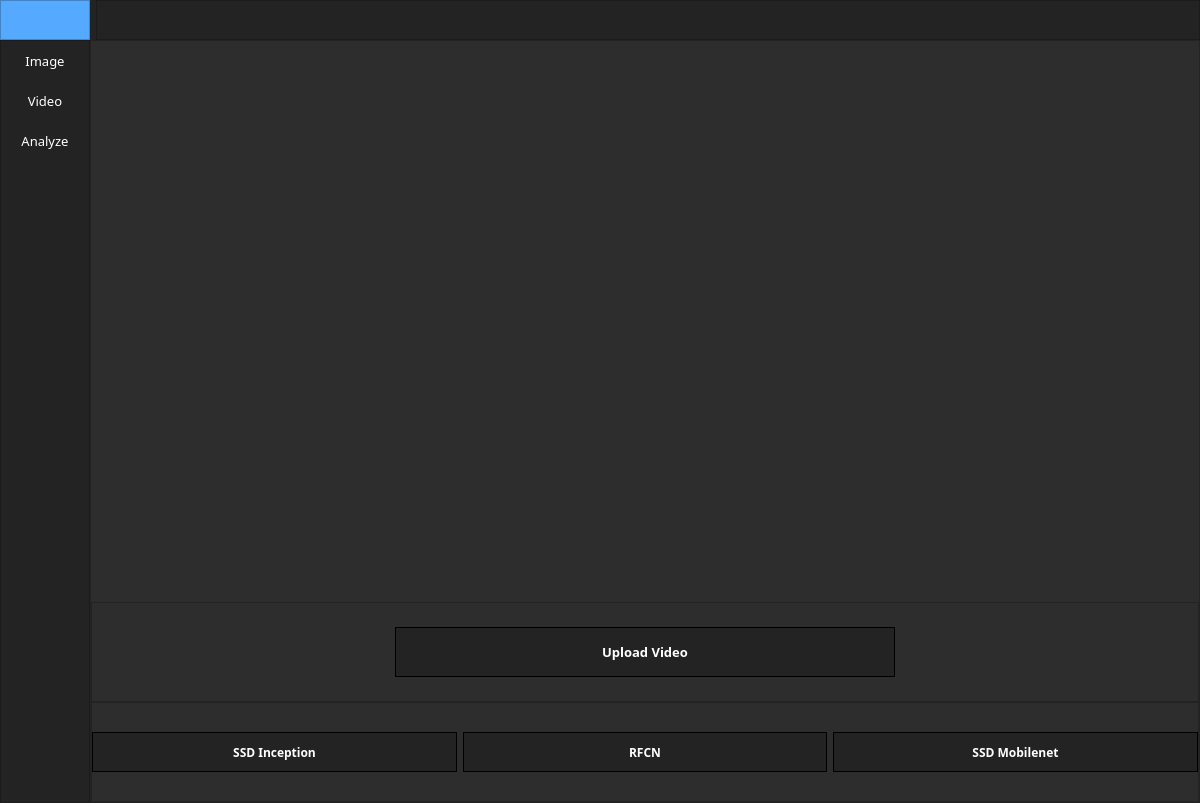
<?xml version="1.0" encoding="UTF-8"?>
<ui version="4.0">
 <class>MainWindow</class>
 <widget class="QMainWindow" name="MainWindow">
  <property name="geometry">
   <rect>
    <x>0</x>
    <y>0</y>
    <width>1200</width>
    <height>803</height>
   </rect>
  </property>
  <property name="minimumSize">
   <size>
    <width>1200</width>
    <height>800</height>
   </size>
  </property>
  <property name="windowTitle">
   <string>MainWindow</string>
  </property>
  <property name="styleSheet">
   <string notr="true">background-color: rgb(45, 45, 45);</string>
  </property>
  <widget class="QWidget" name="centralwidget">
   <layout class="QVBoxLayout" name="verticalLayout">
    <property name="spacing">
     <number>0</number>
    </property>
    <property name="leftMargin">
     <number>0</number>
    </property>
    <property name="topMargin">
     <number>0</number>
    </property>
    <property name="rightMargin">
     <number>0</number>
    </property>
    <property name="bottomMargin">
     <number>0</number>
    </property>
    <item>
     <widget class="QFrame" name="Top_Bar">
      <property name="maximumSize">
       <size>
        <width>16777215</width>
        <height>40</height>
       </size>
      </property>
      <property name="styleSheet">
       <string notr="true">background-color: rgb(35, 35, 35);</string>
      </property>
      <property name="frameShape">
       <enum>QFrame::NoFrame</enum>
      </property>
      <property name="frameShadow">
       <enum>QFrame::Raised</enum>
      </property>
      <layout class="QHBoxLayout" name="horizontalLayout">
       <property name="leftMargin">
        <number>0</number>
       </property>
       <property name="topMargin">
        <number>0</number>
       </property>
       <property name="rightMargin">
        <number>0</number>
       </property>
       <property name="bottomMargin">
        <number>0</number>
       </property>
       <item>
        <widget class="QFrame" name="frame_toggle">
         <property name="maximumSize">
          <size>
           <width>90</width>
           <height>40</height>
          </size>
         </property>
         <property name="styleSheet">
          <string notr="true">background-color: rgb(85, 170, 255);</string>
         </property>
         <property name="frameShape">
          <enum>QFrame::StyledPanel</enum>
         </property>
         <property name="frameShadow">
          <enum>QFrame::Raised</enum>
         </property>
         <layout class="QVBoxLayout" name="verticalLayout_2">
          <property name="spacing">
           <number>0</number>
          </property>
          <property name="leftMargin">
           <number>0</number>
          </property>
          <property name="topMargin">
           <number>0</number>
          </property>
          <property name="rightMargin">
           <number>0</number>
          </property>
          <property name="bottomMargin">
           <number>0</number>
          </property>
          <item>
           <widget class="QPushButton" name="Btn_Toggle">
            <property name="sizePolicy">
             <sizepolicy hsizetype="Expanding" vsizetype="Expanding">
              <horstretch>0</horstretch>
              <verstretch>0</verstretch>
             </sizepolicy>
            </property>
            <property name="font">
             <font>
              <family>Montserrat Light</family>
              <pointsize>10</pointsize>
              <weight>75</weight>
              <bold>true</bold>
             </font>
            </property>
            <property name="styleSheet">
             <string notr="true">color: rgb(255, 255, 255); border: 0px solid;</string>
            </property>
            <property name="text">
             <string/>
            </property>
            <property name="icon">
             <iconset>
              <normaloff>images/menu.png</normaloff>images/menu.png</iconset>
            </property>
            <property name="iconSize">
             <size>
              <width>20</width>
              <height>20</height>
             </size>
            </property>
           </widget>
          </item>
         </layout>
        </widget>
       </item>
       <item>
        <widget class="QFrame" name="frame_top">
         <property name="frameShape">
          <enum>QFrame::StyledPanel</enum>
         </property>
         <property name="frameShadow">
          <enum>QFrame::Raised</enum>
         </property>
        </widget>
       </item>
      </layout>
     </widget>
    </item>
    <item>
     <widget class="QFrame" name="Content">
      <property name="maximumSize">
       <size>
        <width>16777215</width>
        <height>16777215</height>
       </size>
      </property>
      <property name="styleSheet">
       <string notr="true"/>
      </property>
      <property name="frameShape">
       <enum>QFrame::NoFrame</enum>
      </property>
      <property name="frameShadow">
       <enum>QFrame::Raised</enum>
      </property>
      <layout class="QHBoxLayout" name="horizontalLayout_2">
       <property name="spacing">
        <number>0</number>
       </property>
       <property name="leftMargin">
        <number>0</number>
       </property>
       <property name="topMargin">
        <number>0</number>
       </property>
       <property name="rightMargin">
        <number>0</number>
       </property>
       <property name="bottomMargin">
        <number>0</number>
       </property>
       <item>
        <widget class="QFrame" name="frame_left_menu">
         <property name="minimumSize">
          <size>
           <width>90</width>
           <height>0</height>
          </size>
         </property>
         <property name="maximumSize">
          <size>
           <width>90</width>
           <height>16777215</height>
          </size>
         </property>
         <property name="styleSheet">
          <string notr="true">background-color: rgb(35, 35, 35);</string>
         </property>
         <property name="frameShape">
          <enum>QFrame::StyledPanel</enum>
         </property>
         <property name="frameShadow">
          <enum>QFrame::Raised</enum>
         </property>
         <layout class="QVBoxLayout" name="verticalLayout_3">
          <property name="spacing">
           <number>0</number>
          </property>
          <property name="leftMargin">
           <number>0</number>
          </property>
          <property name="topMargin">
           <number>0</number>
          </property>
          <property name="rightMargin">
           <number>0</number>
          </property>
          <property name="bottomMargin">
           <number>0</number>
          </property>
          <item alignment="Qt::AlignTop">
           <widget class="QFrame" name="frame_top_menus">
            <property name="frameShape">
             <enum>QFrame::NoFrame</enum>
            </property>
            <property name="frameShadow">
             <enum>QFrame::Raised</enum>
            </property>
            <layout class="QVBoxLayout" name="verticalLayout_4">
             <property name="spacing">
              <number>0</number>
             </property>
             <property name="leftMargin">
              <number>0</number>
             </property>
             <property name="topMargin">
              <number>0</number>
             </property>
             <property name="rightMargin">
              <number>0</number>
             </property>
             <property name="bottomMargin">
              <number>0</number>
             </property>
             <item>
              <widget class="QPushButton" name="Btn_Menu_1">
               <property name="minimumSize">
                <size>
                 <width>0</width>
                 <height>40</height>
                </size>
               </property>
               <property name="font">
                <font>
                 <family>Montserrat</family>
                 <pointsize>10</pointsize>
                </font>
               </property>
               <property name="styleSheet">
                <string notr="true">QPushButton {
	color: rgb(255, 255, 255);
	background-color: rgb(35, 35, 35);
	border: 0px solid;
}

QPushButton:hover {
	background-color: rgb(85, 170, 255);
}</string>
               </property>
               <property name="text">
                <string>Image</string>
               </property>
              </widget>
             </item>
             <item>
              <widget class="QPushButton" name="Btn_Menu_2">
               <property name="minimumSize">
                <size>
                 <width>0</width>
                 <height>40</height>
                </size>
               </property>
               <property name="font">
                <font>
                 <family>Montserrat</family>
                 <pointsize>10</pointsize>
                </font>
               </property>
               <property name="styleSheet">
                <string notr="true">QPushButton {
	color: rgb(255, 255, 255);
	background-color: rgb(35, 35, 35);
	border: 0px solid;
}

QPushButton:hover {
	background-color: rgb(85, 170, 255);
}</string>
               </property>
               <property name="text">
                <string>Video</string>
               </property>
              </widget>
             </item>
             <item>
              <widget class="QPushButton" name="Btn_Menu_3">
               <property name="minimumSize">
                <size>
                 <width>0</width>
                 <height>40</height>
                </size>
               </property>
               <property name="font">
                <font>
                 <family>Montserrat</family>
                 <pointsize>10</pointsize>
                </font>
               </property>
               <property name="styleSheet">
                <string notr="true">QPushButton {
	color: rgb(255, 255, 255);
	background-color: rgb(35, 35, 35);
	border: 0px solid;
}

QPushButton:hover {
	background-color: rgb(85, 170, 255);
}</string>
               </property>
               <property name="text">
                <string>Analyze</string>
               </property>
              </widget>
             </item>
            </layout>
           </widget>
          </item>
         </layout>
        </widget>
       </item>
       <item>
        <widget class="QFrame" name="frame_pages">
         <property name="frameShape">
          <enum>QFrame::StyledPanel</enum>
         </property>
         <property name="frameShadow">
          <enum>QFrame::Raised</enum>
         </property>
         <layout class="QVBoxLayout" name="verticalLayout_5">
          <property name="spacing">
           <number>0</number>
          </property>
          <property name="leftMargin">
           <number>0</number>
          </property>
          <property name="topMargin">
           <number>0</number>
          </property>
          <property name="rightMargin">
           <number>0</number>
          </property>
          <property name="bottomMargin">
           <number>0</number>
          </property>
          <item>
           <widget class="QStackedWidget" name="Pages_Widget">
            <property name="font">
             <font>
              <pointsize>30</pointsize>
             </font>
            </property>
            <property name="currentIndex">
             <number>2</number>
            </property>
            <widget class="QWidget" name="page">
             <layout class="QVBoxLayout" name="verticalLayout_6">
              <property name="spacing">
               <number>0</number>
              </property>
              <property name="leftMargin">
               <number>0</number>
              </property>
              <property name="topMargin">
               <number>0</number>
              </property>
              <property name="rightMargin">
               <number>0</number>
              </property>
              <property name="bottomMargin">
               <number>0</number>
              </property>
              <item>
               <widget class="QFrame" name="frame_images">
                <property name="minimumSize">
                 <size>
                  <width>0</width>
                  <height>0</height>
                 </size>
                </property>
                <property name="maximumSize">
                 <size>
                  <width>16777215</width>
                  <height>500</height>
                 </size>
                </property>
                <property name="frameShape">
                 <enum>QFrame::NoFrame</enum>
                </property>
                <property name="frameShadow">
                 <enum>QFrame::Raised</enum>
                </property>
                <layout class="QHBoxLayout" name="horizontalLayout_6">
                 <property name="spacing">
                  <number>0</number>
                 </property>
                 <property name="leftMargin">
                  <number>0</number>
                 </property>
                 <property name="topMargin">
                  <number>0</number>
                 </property>
                 <property name="rightMargin">
                  <number>0</number>
                 </property>
                 <property name="bottomMargin">
                  <number>0</number>
                 </property>
                 <item>
                  <widget class="QLabel" name="result_image">
                   <property name="text">
                    <string/>
                   </property>
                  </widget>
                 </item>
                 <item>
                  <widget class="QLabel" name="default_image">
                   <property name="text">
                    <string/>
                   </property>
                  </widget>
                 </item>
                </layout>
               </widget>
              </item>
              <item>
               <widget class="QFrame" name="extension_image_result_section">
                <property name="maximumSize">
                 <size>
                  <width>16777215</width>
                  <height>500</height>
                 </size>
                </property>
                <property name="frameShape">
                 <enum>QFrame::NoFrame</enum>
                </property>
                <property name="frameShadow">
                 <enum>QFrame::Raised</enum>
                </property>
                <layout class="QHBoxLayout" name="horizontalLayout_8">
                 <item>
                  <widget class="QLabel" name="centroid_image_result">
                   <property name="text">
                    <string/>
                   </property>
                  </widget>
                 </item>
                </layout>
               </widget>
              </item>
              <item>
               <widget class="QFrame" name="button_section">
                <property name="maximumSize">
                 <size>
                  <width>16777215</width>
                  <height>200</height>
                 </size>
                </property>
                <property name="frameShape">
                 <enum>QFrame::NoFrame</enum>
                </property>
                <property name="frameShadow">
                 <enum>QFrame::Raised</enum>
                </property>
                <layout class="QVBoxLayout" name="verticalLayout_8">
                 <property name="spacing">
                  <number>0</number>
                 </property>
                 <property name="leftMargin">
                  <number>0</number>
                 </property>
                 <property name="topMargin">
                  <number>0</number>
                 </property>
                 <property name="rightMargin">
                  <number>0</number>
                 </property>
                 <property name="bottomMargin">
                  <number>0</number>
                 </property>
                 <item>
                  <widget class="QFrame" name="upload_image_section">
                   <property name="frameShape">
                    <enum>QFrame::StyledPanel</enum>
                   </property>
                   <property name="frameShadow">
                    <enum>QFrame::Raised</enum>
                   </property>
                   <layout class="QHBoxLayout" name="horizontalLayout_7">
                    <property name="spacing">
                     <number>9</number>
                    </property>
                    <property name="leftMargin">
                     <number>0</number>
                    </property>
                    <property name="topMargin">
                     <number>0</number>
                    </property>
                    <property name="rightMargin">
                     <number>0</number>
                    </property>
                    <property name="bottomMargin">
                     <number>0</number>
                    </property>
                    <item>
                     <widget class="QPushButton" name="upload_image_button">
                      <property name="maximumSize">
                       <size>
                        <width>500</width>
                        <height>50</height>
                       </size>
                      </property>
                      <property name="font">
                       <font>
                        <family>Montserrat</family>
                        <pointsize>15</pointsize>
                        <weight>75</weight>
                        <bold>true</bold>
                       </font>
                      </property>
                      <property name="styleSheet">
                       <string notr="true">QPushButton {
	color: rgb(255, 255, 255);
	background-color: rgb(35, 35, 35);
	border: 1px solid;
}

QPushButton:hover {
	background-color: rgb(85, 170, 255);
}
</string>
                      </property>
                      <property name="text">
                       <string>Upload Image</string>
                      </property>
                     </widget>
                    </item>
                    <item>
                     <widget class="QPushButton" name="pushButton_2">
                      <property name="maximumSize">
                       <size>
                        <width>500</width>
                        <height>50</height>
                       </size>
                      </property>
                      <property name="font">
                       <font>
                        <family>Montserrat</family>
                        <pointsize>15</pointsize>
                        <weight>75</weight>
                        <bold>true</bold>
                       </font>
                      </property>
                      <property name="styleSheet">
                       <string notr="true">QPushButton {
	color: rgb(255, 255, 255);
	background-color: rgb(35, 35, 35);
	border: 1px solid;
}

QPushButton:hover {
	background-color: rgb(85, 170, 255);
}
</string>
                      </property>
                      <property name="text">
                       <string>Analyze</string>
                      </property>
                     </widget>
                    </item>
                   </layout>
                  </widget>
                 </item>
                 <item>
                  <widget class="QFrame" name="model_button_section">
                   <property name="frameShape">
                    <enum>QFrame::NoFrame</enum>
                   </property>
                   <property name="frameShadow">
                    <enum>QFrame::Raised</enum>
                   </property>
                   <layout class="QHBoxLayout" name="horizontalLayout_3">
                    <property name="leftMargin">
                     <number>0</number>
                    </property>
                    <property name="topMargin">
                     <number>0</number>
                    </property>
                    <property name="rightMargin">
                     <number>0</number>
                    </property>
                    <property name="bottomMargin">
                     <number>0</number>
                    </property>
                    <item>
                     <widget class="QPushButton" name="model_2">
                      <property name="maximumSize">
                       <size>
                        <width>400</width>
                        <height>40</height>
                       </size>
                      </property>
                      <property name="font">
                       <font>
                        <family>Montserrat</family>
                        <weight>75</weight>
                        <bold>true</bold>
                       </font>
                      </property>
                      <property name="styleSheet">
                       <string notr="true">QPushButton {
	color: rgb(255, 255, 255);
	background-color: rgb(35, 35, 35);
	border: 1px solid;
}

QPushButton:hover {
	background-color: rgb(85, 170, 255);
}
</string>
                      </property>
                      <property name="text">
                       <string>SSD Inception</string>
                      </property>
                     </widget>
                    </item>
                    <item>
                     <widget class="QPushButton" name="model_1">
                      <property name="maximumSize">
                       <size>
                        <width>400</width>
                        <height>40</height>
                       </size>
                      </property>
                      <property name="font">
                       <font>
                        <weight>75</weight>
                        <bold>true</bold>
                       </font>
                      </property>
                      <property name="styleSheet">
                       <string notr="true">QPushButton {
	color: rgb(255, 255, 255);
	background-color: rgb(35, 35, 35);
	border: 1px solid;
}

QPushButton:hover {
	background-color: rgb(85, 170, 255);
}
</string>
                      </property>
                      <property name="text">
                       <string>RFCN</string>
                      </property>
                     </widget>
                    </item>
                    <item>
                     <widget class="QPushButton" name="model_3">
                      <property name="maximumSize">
                       <size>
                        <width>400</width>
                        <height>40</height>
                       </size>
                      </property>
                      <property name="font">
                       <font>
                        <weight>75</weight>
                        <bold>true</bold>
                       </font>
                      </property>
                      <property name="styleSheet">
                       <string notr="true">QPushButton {
	color: rgb(255, 255, 255);
	background-color: rgb(35, 35, 35);
	border: 1px solid;
}

QPushButton:hover {
	background-color: rgb(85, 170, 255);
}
</string>
                      </property>
                      <property name="text">
                       <string>SSD Mobilenet</string>
                      </property>
                     </widget>
                    </item>
                   </layout>
                  </widget>
                 </item>
                </layout>
               </widget>
              </item>
             </layout>
            </widget>
            <widget class="QWidget" name="page_2">
             <layout class="QVBoxLayout" name="verticalLayout_7">
              <property name="spacing">
               <number>0</number>
              </property>
              <property name="leftMargin">
               <number>0</number>
              </property>
              <property name="topMargin">
               <number>6</number>
              </property>
              <property name="rightMargin">
               <number>0</number>
              </property>
              <property name="bottomMargin">
               <number>6</number>
              </property>
              <item>
               <widget class="QWidget" name="videoWidget" native="true"/>
              </item>
              <item>
               <widget class="QFrame" name="frame">
                <property name="maximumSize">
                 <size>
                  <width>16777215</width>
                  <height>50</height>
                 </size>
                </property>
                <property name="frameShape">
                 <enum>QFrame::NoFrame</enum>
                </property>
                <property name="frameShadow">
                 <enum>QFrame::Raised</enum>
                </property>
                <layout class="QHBoxLayout" name="horizontalLayout_5">
                 <item>
                  <widget class="QPushButton" name="play_button">
                   <property name="maximumSize">
                    <size>
                     <width>50</width>
                     <height>50</height>
                    </size>
                   </property>
                   <property name="styleSheet">
                    <string notr="true">QPushButton {
	border: 0px solid;
}

QPushButton:hover {
	
	background-color: rgb(85, 170, 255);
}</string>
                   </property>
                   <property name="text">
                    <string/>
                   </property>
                   <property name="icon">
                    <iconset>
                     <normaloff>images/pause.png</normaloff>images/pause.png</iconset>
                   </property>
                   <property name="iconSize">
                    <size>
                     <width>15</width>
                     <height>15</height>
                    </size>
                   </property>
                  </widget>
                 </item>
                 <item>
                  <widget class="QSlider" name="video_slider">
                   <property name="maximumSize">
                    <size>
                     <width>800</width>
                     <height>16777215</height>
                    </size>
                   </property>
                   <property name="orientation">
                    <enum>Qt::Horizontal</enum>
                   </property>
                  </widget>
                 </item>
                </layout>
               </widget>
              </item>
              <item>
               <widget class="QFrame" name="video_button_section">
                <property name="maximumSize">
                 <size>
                  <width>16777215</width>
                  <height>80</height>
                 </size>
                </property>
                <property name="frameShape">
                 <enum>QFrame::StyledPanel</enum>
                </property>
                <property name="frameShadow">
                 <enum>QFrame::Raised</enum>
                </property>
                <layout class="QHBoxLayout" name="horizontalLayout_4">
                 <property name="spacing">
                  <number>0</number>
                 </property>
                 <property name="leftMargin">
                  <number>0</number>
                 </property>
                 <property name="topMargin">
                  <number>0</number>
                 </property>
                 <property name="rightMargin">
                  <number>0</number>
                 </property>
                 <property name="bottomMargin">
                  <number>0</number>
                 </property>
                 <item>
                  <widget class="QPushButton" name="VideoButton">
                   <property name="maximumSize">
                    <size>
                     <width>500</width>
                     <height>50</height>
                    </size>
                   </property>
                   <property name="font">
                    <font>
                     <family>Montserrat</family>
                     <pointsize>15</pointsize>
                     <weight>75</weight>
                     <bold>true</bold>
                    </font>
                   </property>
                   <property name="styleSheet">
                    <string notr="true">QPushButton {
	color: rgb(255, 255, 255);
	background-color: rgb(35, 35, 35);
	border: 1px solid;
}

QPushButton:hover {
	background-color: rgb(85, 170, 255);
}
</string>
                   </property>
                   <property name="text">
                    <string>Upload Video</string>
                   </property>
                  </widget>
                 </item>
                </layout>
               </widget>
              </item>
             </layout>
            </widget>
            <widget class="QWidget" name="page_3">
             <layout class="QVBoxLayout" name="verticalLayout_9">
              <property name="spacing">
               <number>0</number>
              </property>
              <property name="leftMargin">
               <number>0</number>
              </property>
              <property name="topMargin">
               <number>0</number>
              </property>
              <property name="rightMargin">
               <number>0</number>
              </property>
              <property name="bottomMargin">
               <number>0</number>
              </property>
              <item>
               <widget class="QFrame" name="analyze_video_result_section">
                <property name="frameShape">
                 <enum>QFrame::NoFrame</enum>
                </property>
                <property name="frameShadow">
                 <enum>QFrame::Raised</enum>
                </property>
                <layout class="QHBoxLayout" name="horizontalLayout_9">
                 <item>
                  <widget class="QLabel" name="analyze_default_video">
                   <property name="text">
                    <string/>
                   </property>
                  </widget>
                 </item>
                 <item>
                  <widget class="QLabel" name="analyze_line_graph_video">
                   <property name="text">
                    <string/>
                   </property>
                  </widget>
                 </item>
                 <item>
                  <widget class="QLabel" name="analyze_masking_video">
                   <property name="text">
                    <string/>
                   </property>
                  </widget>
                 </item>
                </layout>
               </widget>
              </item>
              <item>
               <widget class="QFrame" name="analyze_button_section">
                <property name="maximumSize">
                 <size>
                  <width>16777215</width>
                  <height>200</height>
                 </size>
                </property>
                <property name="frameShape">
                 <enum>QFrame::NoFrame</enum>
                </property>
                <property name="frameShadow">
                 <enum>QFrame::Raised</enum>
                </property>
                <layout class="QVBoxLayout" name="verticalLayout_10">
                 <property name="spacing">
                  <number>0</number>
                 </property>
                 <property name="leftMargin">
                  <number>0</number>
                 </property>
                 <property name="topMargin">
                  <number>0</number>
                 </property>
                 <property name="rightMargin">
                  <number>0</number>
                 </property>
                 <property name="bottomMargin">
                  <number>0</number>
                 </property>
                 <item>
                  <widget class="QFrame" name="analyze_button_sectionn1">
                   <property name="frameShape">
                    <enum>QFrame::StyledPanel</enum>
                   </property>
                   <property name="frameShadow">
                    <enum>QFrame::Raised</enum>
                   </property>
                   <layout class="QHBoxLayout" name="horizontalLayout_10">
                    <property name="leftMargin">
                     <number>0</number>
                    </property>
                    <property name="topMargin">
                     <number>0</number>
                    </property>
                    <property name="rightMargin">
                     <number>0</number>
                    </property>
                    <property name="bottomMargin">
                     <number>0</number>
                    </property>
                    <item>
                     <widget class="QPushButton" name="analyze_upload_video_button">
                      <property name="maximumSize">
                       <size>
                        <width>500</width>
                        <height>50</height>
                       </size>
                      </property>
                      <property name="font">
                       <font>
                        <family>Montserrat</family>
                        <pointsize>10</pointsize>
                        <weight>75</weight>
                        <bold>true</bold>
                       </font>
                      </property>
                      <property name="styleSheet">
                       <string notr="true">QPushButton {
	color: rgb(255, 255, 255);
	background-color: rgb(35, 35, 35);
	border: 1px solid;
}

QPushButton:hover {
	background-color: rgb(85, 170, 255);
}
</string>
                      </property>
                      <property name="text">
                       <string>Upload Video</string>
                      </property>
                     </widget>
                    </item>
                   </layout>
                  </widget>
                 </item>
                 <item>
                  <widget class="QFrame" name="analyze_button_section2">
                   <property name="frameShape">
                    <enum>QFrame::StyledPanel</enum>
                   </property>
                   <property name="frameShadow">
                    <enum>QFrame::Raised</enum>
                   </property>
                   <layout class="QHBoxLayout" name="horizontalLayout_11">
                    <property name="leftMargin">
                     <number>0</number>
                    </property>
                    <property name="topMargin">
                     <number>0</number>
                    </property>
                    <property name="rightMargin">
                     <number>0</number>
                    </property>
                    <property name="bottomMargin">
                     <number>0</number>
                    </property>
                    <item>
                     <widget class="QPushButton" name="analyze_model1">
                      <property name="maximumSize">
                       <size>
                        <width>400</width>
                        <height>40</height>
                       </size>
                      </property>
                      <property name="font">
                       <font>
                        <family>Montserrat</family>
                        <weight>75</weight>
                        <bold>true</bold>
                       </font>
                      </property>
                      <property name="styleSheet">
                       <string notr="true">QPushButton {
	color: rgb(255, 255, 255);
	background-color: rgb(35, 35, 35);
	border: 1px solid;
}

QPushButton:hover {
	background-color: rgb(85, 170, 255);
}
</string>
                      </property>
                      <property name="text">
                       <string>SSD Inception</string>
                      </property>
                     </widget>
                    </item>
                    <item>
                     <widget class="QPushButton" name="analyze_model2">
                      <property name="maximumSize">
                       <size>
                        <width>400</width>
                        <height>40</height>
                       </size>
                      </property>
                      <property name="font">
                       <font>
                        <family>Montserrat</family>
                        <weight>75</weight>
                        <bold>true</bold>
                       </font>
                      </property>
                      <property name="styleSheet">
                       <string notr="true">QPushButton {
	color: rgb(255, 255, 255);
	background-color: rgb(35, 35, 35);
	border: 1px solid;
}

QPushButton:hover {
	background-color: rgb(85, 170, 255);
}
</string>
                      </property>
                      <property name="text">
                       <string>RFCN</string>
                      </property>
                     </widget>
                    </item>
                    <item>
                     <widget class="QPushButton" name="analyze_model3">
                      <property name="maximumSize">
                       <size>
                        <width>400</width>
                        <height>40</height>
                       </size>
                      </property>
                      <property name="font">
                       <font>
                        <family>Montserrat</family>
                        <weight>75</weight>
                        <bold>true</bold>
                       </font>
                      </property>
                      <property name="styleSheet">
                       <string notr="true">QPushButton {
	color: rgb(255, 255, 255);
	background-color: rgb(35, 35, 35);
	border: 1px solid;
}

QPushButton:hover {
	background-color: rgb(85, 170, 255);
}
</string>
                      </property>
                      <property name="text">
                       <string>SSD Mobilenet</string>
                      </property>
                     </widget>
                    </item>
                   </layout>
                  </widget>
                 </item>
                </layout>
               </widget>
              </item>
             </layout>
            </widget>
           </widget>
          </item>
         </layout>
        </widget>
       </item>
      </layout>
     </widget>
    </item>
   </layout>
  </widget>
 </widget>
 <resources/>
 <connections/>
</ui>
